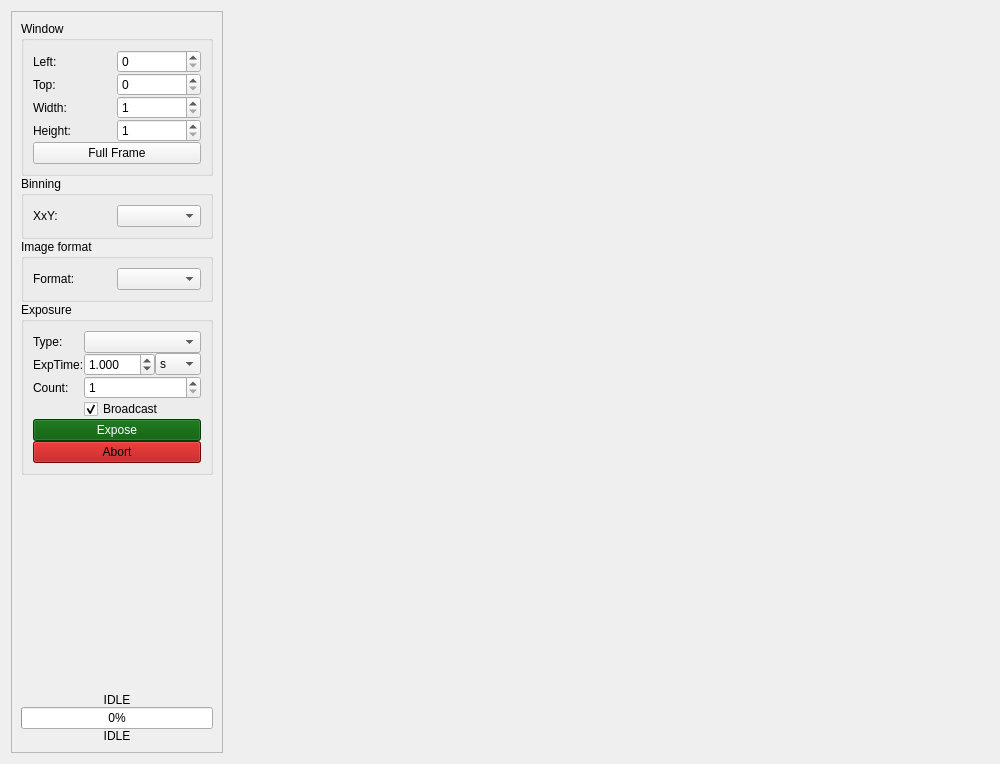
<?xml version="1.0" encoding="UTF-8"?>
<ui version="4.0">
 <class>WidgetCamera</class>
 <widget class="QWidget" name="WidgetCamera">
  <property name="geometry">
   <rect>
    <x>0</x>
    <y>0</y>
    <width>1000</width>
    <height>764</height>
   </rect>
  </property>
  <property name="windowTitle">
   <string>Form</string>
  </property>
  <layout class="QHBoxLayout" name="horizontalLayout_2" stretch="0,1,0">
   <item>
    <widget class="QScrollArea" name="scrollArea">
     <property name="sizePolicy">
      <sizepolicy hsizetype="MinimumExpanding" vsizetype="Expanding">
       <horstretch>0</horstretch>
       <verstretch>0</verstretch>
      </sizepolicy>
     </property>
     <property name="horizontalScrollBarPolicy">
      <enum>Qt::ScrollBarAlwaysOff</enum>
     </property>
     <property name="widgetResizable">
      <bool>true</bool>
     </property>
     <widget class="QWidget" name="scrollAreaWidgetContents">
      <property name="geometry">
       <rect>
        <x>0</x>
        <y>0</y>
        <width>232</width>
        <height>748</height>
       </rect>
      </property>
      <property name="sizePolicy">
       <sizepolicy hsizetype="Preferred" vsizetype="Preferred">
        <horstretch>0</horstretch>
        <verstretch>0</verstretch>
       </sizepolicy>
      </property>
      <layout class="QVBoxLayout" name="verticalLayout">
       <property name="spacing">
        <number>0</number>
       </property>
       <item>
        <widget class="QGroupBox" name="groupWindowing">
         <property name="title">
          <string>Window</string>
         </property>
         <layout class="QGridLayout" name="gridLayout_2">
          <property name="spacing">
           <number>0</number>
          </property>
          <item row="2" column="1">
           <widget class="QSpinBox" name="spinWindowWidth">
            <property name="minimum">
             <number>1</number>
            </property>
            <property name="maximum">
             <number>9999</number>
            </property>
           </widget>
          </item>
          <item row="1" column="0">
           <widget class="QLabel" name="label_2">
            <property name="text">
             <string>Top:</string>
            </property>
           </widget>
          </item>
          <item row="2" column="0">
           <widget class="QLabel" name="label_3">
            <property name="text">
             <string>Width:</string>
            </property>
           </widget>
          </item>
          <item row="0" column="0">
           <widget class="QLabel" name="label">
            <property name="text">
             <string>Left:</string>
            </property>
           </widget>
          </item>
          <item row="3" column="1">
           <widget class="QSpinBox" name="spinWindowHeight">
            <property name="minimum">
             <number>1</number>
            </property>
            <property name="maximum">
             <number>9999</number>
            </property>
           </widget>
          </item>
          <item row="3" column="0">
           <widget class="QLabel" name="label_4">
            <property name="text">
             <string>Height:</string>
            </property>
           </widget>
          </item>
          <item row="0" column="1">
           <widget class="QSpinBox" name="spinWindowLeft">
            <property name="maximum">
             <number>9999</number>
            </property>
           </widget>
          </item>
          <item row="1" column="1">
           <widget class="QSpinBox" name="spinWindowTop">
            <property name="maximum">
             <number>9999</number>
            </property>
           </widget>
          </item>
          <item row="4" column="0" colspan="2">
           <widget class="QPushButton" name="butFullFrame">
            <property name="text">
             <string>Full Frame</string>
            </property>
           </widget>
          </item>
         </layout>
        </widget>
       </item>
       <item>
        <widget class="QGroupBox" name="groupBinning">
         <property name="title">
          <string>Binning</string>
         </property>
         <layout class="QGridLayout" name="gridLayout_3">
          <property name="spacing">
           <number>0</number>
          </property>
          <item row="0" column="0">
           <widget class="QLabel" name="label_5">
            <property name="text">
             <string>XxY:</string>
            </property>
           </widget>
          </item>
          <item row="0" column="1">
           <widget class="QComboBox" name="comboBinning"/>
          </item>
         </layout>
        </widget>
       </item>
       <item>
        <widget class="QGroupBox" name="groupImageFormat">
         <property name="title">
          <string>Image format</string>
         </property>
         <layout class="QGridLayout" name="gridLayout_6">
          <property name="spacing">
           <number>0</number>
          </property>
          <item row="0" column="0">
           <widget class="QLabel" name="label_10">
            <property name="text">
             <string>Format:</string>
            </property>
           </widget>
          </item>
          <item row="0" column="1">
           <widget class="QComboBox" name="comboImageFormat"/>
          </item>
         </layout>
        </widget>
       </item>
       <item>
        <widget class="QGroupBox" name="groupExposure">
         <property name="title">
          <string>Exposure</string>
         </property>
         <layout class="QGridLayout" name="gridLayout_4">
          <property name="spacing">
           <number>0</number>
          </property>
          <item row="4" column="0" colspan="2">
           <widget class="QPushButton" name="butExpose">
            <property name="palette">
             <palette>
              <active>
               <colorrole role="WindowText">
                <brush brushstyle="SolidPattern">
                 <color alpha="255">
                  <red>255</red>
                  <green>255</green>
                  <blue>255</blue>
                 </color>
                </brush>
               </colorrole>
               <colorrole role="Button">
                <brush brushstyle="SolidPattern">
                 <color alpha="255">
                  <red>0</red>
                  <green>85</green>
                  <blue>0</blue>
                 </color>
                </brush>
               </colorrole>
               <colorrole role="Light">
                <brush brushstyle="SolidPattern">
                 <color alpha="255">
                  <red>0</red>
                  <green>127</green>
                  <blue>0</blue>
                 </color>
                </brush>
               </colorrole>
               <colorrole role="Midlight">
                <brush brushstyle="SolidPattern">
                 <color alpha="255">
                  <red>0</red>
                  <green>106</green>
                  <blue>0</blue>
                 </color>
                </brush>
               </colorrole>
               <colorrole role="Dark">
                <brush brushstyle="SolidPattern">
                 <color alpha="255">
                  <red>0</red>
                  <green>42</green>
                  <blue>0</blue>
                 </color>
                </brush>
               </colorrole>
               <colorrole role="Mid">
                <brush brushstyle="SolidPattern">
                 <color alpha="255">
                  <red>0</red>
                  <green>56</green>
                  <blue>0</blue>
                 </color>
                </brush>
               </colorrole>
               <colorrole role="Text">
                <brush brushstyle="SolidPattern">
                 <color alpha="255">
                  <red>255</red>
                  <green>255</green>
                  <blue>255</blue>
                 </color>
                </brush>
               </colorrole>
               <colorrole role="BrightText">
                <brush brushstyle="SolidPattern">
                 <color alpha="255">
                  <red>255</red>
                  <green>255</green>
                  <blue>255</blue>
                 </color>
                </brush>
               </colorrole>
               <colorrole role="ButtonText">
                <brush brushstyle="SolidPattern">
                 <color alpha="255">
                  <red>255</red>
                  <green>255</green>
                  <blue>255</blue>
                 </color>
                </brush>
               </colorrole>
               <colorrole role="Base">
                <brush brushstyle="SolidPattern">
                 <color alpha="255">
                  <red>0</red>
                  <green>0</green>
                  <blue>0</blue>
                 </color>
                </brush>
               </colorrole>
               <colorrole role="Window">
                <brush brushstyle="SolidPattern">
                 <color alpha="255">
                  <red>0</red>
                  <green>85</green>
                  <blue>0</blue>
                 </color>
                </brush>
               </colorrole>
               <colorrole role="Shadow">
                <brush brushstyle="SolidPattern">
                 <color alpha="255">
                  <red>0</red>
                  <green>0</green>
                  <blue>0</blue>
                 </color>
                </brush>
               </colorrole>
               <colorrole role="AlternateBase">
                <brush brushstyle="SolidPattern">
                 <color alpha="255">
                  <red>0</red>
                  <green>42</green>
                  <blue>0</blue>
                 </color>
                </brush>
               </colorrole>
               <colorrole role="ToolTipBase">
                <brush brushstyle="SolidPattern">
                 <color alpha="255">
                  <red>255</red>
                  <green>255</green>
                  <blue>220</blue>
                 </color>
                </brush>
               </colorrole>
               <colorrole role="ToolTipText">
                <brush brushstyle="SolidPattern">
                 <color alpha="255">
                  <red>0</red>
                  <green>0</green>
                  <blue>0</blue>
                 </color>
                </brush>
               </colorrole>
               <colorrole role="PlaceholderText">
                <brush brushstyle="NoBrush">
                 <color alpha="128">
                  <red>255</red>
                  <green>255</green>
                  <blue>255</blue>
                 </color>
                </brush>
               </colorrole>
              </active>
              <inactive>
               <colorrole role="WindowText">
                <brush brushstyle="SolidPattern">
                 <color alpha="255">
                  <red>255</red>
                  <green>255</green>
                  <blue>255</blue>
                 </color>
                </brush>
               </colorrole>
               <colorrole role="Button">
                <brush brushstyle="SolidPattern">
                 <color alpha="255">
                  <red>0</red>
                  <green>85</green>
                  <blue>0</blue>
                 </color>
                </brush>
               </colorrole>
               <colorrole role="Light">
                <brush brushstyle="SolidPattern">
                 <color alpha="255">
                  <red>0</red>
                  <green>127</green>
                  <blue>0</blue>
                 </color>
                </brush>
               </colorrole>
               <colorrole role="Midlight">
                <brush brushstyle="SolidPattern">
                 <color alpha="255">
                  <red>0</red>
                  <green>106</green>
                  <blue>0</blue>
                 </color>
                </brush>
               </colorrole>
               <colorrole role="Dark">
                <brush brushstyle="SolidPattern">
                 <color alpha="255">
                  <red>0</red>
                  <green>42</green>
                  <blue>0</blue>
                 </color>
                </brush>
               </colorrole>
               <colorrole role="Mid">
                <brush brushstyle="SolidPattern">
                 <color alpha="255">
                  <red>0</red>
                  <green>56</green>
                  <blue>0</blue>
                 </color>
                </brush>
               </colorrole>
               <colorrole role="Text">
                <brush brushstyle="SolidPattern">
                 <color alpha="255">
                  <red>255</red>
                  <green>255</green>
                  <blue>255</blue>
                 </color>
                </brush>
               </colorrole>
               <colorrole role="BrightText">
                <brush brushstyle="SolidPattern">
                 <color alpha="255">
                  <red>255</red>
                  <green>255</green>
                  <blue>255</blue>
                 </color>
                </brush>
               </colorrole>
               <colorrole role="ButtonText">
                <brush brushstyle="SolidPattern">
                 <color alpha="255">
                  <red>255</red>
                  <green>255</green>
                  <blue>255</blue>
                 </color>
                </brush>
               </colorrole>
               <colorrole role="Base">
                <brush brushstyle="SolidPattern">
                 <color alpha="255">
                  <red>0</red>
                  <green>0</green>
                  <blue>0</blue>
                 </color>
                </brush>
               </colorrole>
               <colorrole role="Window">
                <brush brushstyle="SolidPattern">
                 <color alpha="255">
                  <red>0</red>
                  <green>85</green>
                  <blue>0</blue>
                 </color>
                </brush>
               </colorrole>
               <colorrole role="Shadow">
                <brush brushstyle="SolidPattern">
                 <color alpha="255">
                  <red>0</red>
                  <green>0</green>
                  <blue>0</blue>
                 </color>
                </brush>
               </colorrole>
               <colorrole role="AlternateBase">
                <brush brushstyle="SolidPattern">
                 <color alpha="255">
                  <red>0</red>
                  <green>42</green>
                  <blue>0</blue>
                 </color>
                </brush>
               </colorrole>
               <colorrole role="ToolTipBase">
                <brush brushstyle="SolidPattern">
                 <color alpha="255">
                  <red>255</red>
                  <green>255</green>
                  <blue>220</blue>
                 </color>
                </brush>
               </colorrole>
               <colorrole role="ToolTipText">
                <brush brushstyle="SolidPattern">
                 <color alpha="255">
                  <red>0</red>
                  <green>0</green>
                  <blue>0</blue>
                 </color>
                </brush>
               </colorrole>
               <colorrole role="PlaceholderText">
                <brush brushstyle="NoBrush">
                 <color alpha="128">
                  <red>255</red>
                  <green>255</green>
                  <blue>255</blue>
                 </color>
                </brush>
               </colorrole>
              </inactive>
              <disabled>
               <colorrole role="WindowText">
                <brush brushstyle="SolidPattern">
                 <color alpha="255">
                  <red>0</red>
                  <green>42</green>
                  <blue>0</blue>
                 </color>
                </brush>
               </colorrole>
               <colorrole role="Button">
                <brush brushstyle="SolidPattern">
                 <color alpha="255">
                  <red>0</red>
                  <green>85</green>
                  <blue>0</blue>
                 </color>
                </brush>
               </colorrole>
               <colorrole role="Light">
                <brush brushstyle="SolidPattern">
                 <color alpha="255">
                  <red>0</red>
                  <green>127</green>
                  <blue>0</blue>
                 </color>
                </brush>
               </colorrole>
               <colorrole role="Midlight">
                <brush brushstyle="SolidPattern">
                 <color alpha="255">
                  <red>0</red>
                  <green>106</green>
                  <blue>0</blue>
                 </color>
                </brush>
               </colorrole>
               <colorrole role="Dark">
                <brush brushstyle="SolidPattern">
                 <color alpha="255">
                  <red>0</red>
                  <green>42</green>
                  <blue>0</blue>
                 </color>
                </brush>
               </colorrole>
               <colorrole role="Mid">
                <brush brushstyle="SolidPattern">
                 <color alpha="255">
                  <red>0</red>
                  <green>56</green>
                  <blue>0</blue>
                 </color>
                </brush>
               </colorrole>
               <colorrole role="Text">
                <brush brushstyle="SolidPattern">
                 <color alpha="255">
                  <red>0</red>
                  <green>42</green>
                  <blue>0</blue>
                 </color>
                </brush>
               </colorrole>
               <colorrole role="BrightText">
                <brush brushstyle="SolidPattern">
                 <color alpha="255">
                  <red>255</red>
                  <green>255</green>
                  <blue>255</blue>
                 </color>
                </brush>
               </colorrole>
               <colorrole role="ButtonText">
                <brush brushstyle="SolidPattern">
                 <color alpha="255">
                  <red>0</red>
                  <green>42</green>
                  <blue>0</blue>
                 </color>
                </brush>
               </colorrole>
               <colorrole role="Base">
                <brush brushstyle="SolidPattern">
                 <color alpha="255">
                  <red>0</red>
                  <green>85</green>
                  <blue>0</blue>
                 </color>
                </brush>
               </colorrole>
               <colorrole role="Window">
                <brush brushstyle="SolidPattern">
                 <color alpha="255">
                  <red>0</red>
                  <green>85</green>
                  <blue>0</blue>
                 </color>
                </brush>
               </colorrole>
               <colorrole role="Shadow">
                <brush brushstyle="SolidPattern">
                 <color alpha="255">
                  <red>0</red>
                  <green>0</green>
                  <blue>0</blue>
                 </color>
                </brush>
               </colorrole>
               <colorrole role="AlternateBase">
                <brush brushstyle="SolidPattern">
                 <color alpha="255">
                  <red>0</red>
                  <green>85</green>
                  <blue>0</blue>
                 </color>
                </brush>
               </colorrole>
               <colorrole role="ToolTipBase">
                <brush brushstyle="SolidPattern">
                 <color alpha="255">
                  <red>255</red>
                  <green>255</green>
                  <blue>220</blue>
                 </color>
                </brush>
               </colorrole>
               <colorrole role="ToolTipText">
                <brush brushstyle="SolidPattern">
                 <color alpha="255">
                  <red>0</red>
                  <green>0</green>
                  <blue>0</blue>
                 </color>
                </brush>
               </colorrole>
               <colorrole role="PlaceholderText">
                <brush brushstyle="NoBrush">
                 <color alpha="128">
                  <red>255</red>
                  <green>255</green>
                  <blue>255</blue>
                 </color>
                </brush>
               </colorrole>
              </disabled>
             </palette>
            </property>
            <property name="text">
             <string>Expose</string>
            </property>
           </widget>
          </item>
          <item row="2" column="1">
           <widget class="QSpinBox" name="spinCount">
            <property name="minimum">
             <number>1</number>
            </property>
            <property name="maximum">
             <number>9999</number>
            </property>
           </widget>
          </item>
          <item row="0" column="1">
           <widget class="QComboBox" name="comboImageType"/>
          </item>
          <item row="0" column="0">
           <widget class="QLabel" name="labelImageType">
            <property name="text">
             <string>Type:</string>
            </property>
           </widget>
          </item>
          <item row="1" column="0">
           <widget class="QLabel" name="labelExpTime">
            <property name="text">
             <string>ExpTime:</string>
            </property>
           </widget>
          </item>
          <item row="5" column="0" colspan="2">
           <widget class="QPushButton" name="butAbort">
            <property name="palette">
             <palette>
              <active>
               <colorrole role="WindowText">
                <brush brushstyle="SolidPattern">
                 <color alpha="255">
                  <red>0</red>
                  <green>0</green>
                  <blue>0</blue>
                 </color>
                </brush>
               </colorrole>
               <colorrole role="Button">
                <brush brushstyle="SolidPattern">
                 <color alpha="255">
                  <red>170</red>
                  <green>0</green>
                  <blue>0</blue>
                 </color>
                </brush>
               </colorrole>
               <colorrole role="Light">
                <brush brushstyle="SolidPattern">
                 <color alpha="255">
                  <red>255</red>
                  <green>0</green>
                  <blue>0</blue>
                 </color>
                </brush>
               </colorrole>
               <colorrole role="Midlight">
                <brush brushstyle="SolidPattern">
                 <color alpha="255">
                  <red>212</red>
                  <green>0</green>
                  <blue>0</blue>
                 </color>
                </brush>
               </colorrole>
               <colorrole role="Dark">
                <brush brushstyle="SolidPattern">
                 <color alpha="255">
                  <red>85</red>
                  <green>0</green>
                  <blue>0</blue>
                 </color>
                </brush>
               </colorrole>
               <colorrole role="Mid">
                <brush brushstyle="SolidPattern">
                 <color alpha="255">
                  <red>113</red>
                  <green>0</green>
                  <blue>0</blue>
                 </color>
                </brush>
               </colorrole>
               <colorrole role="Text">
                <brush brushstyle="SolidPattern">
                 <color alpha="255">
                  <red>0</red>
                  <green>0</green>
                  <blue>0</blue>
                 </color>
                </brush>
               </colorrole>
               <colorrole role="BrightText">
                <brush brushstyle="SolidPattern">
                 <color alpha="255">
                  <red>255</red>
                  <green>255</green>
                  <blue>255</blue>
                 </color>
                </brush>
               </colorrole>
               <colorrole role="ButtonText">
                <brush brushstyle="SolidPattern">
                 <color alpha="255">
                  <red>0</red>
                  <green>0</green>
                  <blue>0</blue>
                 </color>
                </brush>
               </colorrole>
               <colorrole role="Base">
                <brush brushstyle="SolidPattern">
                 <color alpha="255">
                  <red>255</red>
                  <green>255</green>
                  <blue>255</blue>
                 </color>
                </brush>
               </colorrole>
               <colorrole role="Window">
                <brush brushstyle="SolidPattern">
                 <color alpha="255">
                  <red>170</red>
                  <green>0</green>
                  <blue>0</blue>
                 </color>
                </brush>
               </colorrole>
               <colorrole role="Shadow">
                <brush brushstyle="SolidPattern">
                 <color alpha="255">
                  <red>0</red>
                  <green>0</green>
                  <blue>0</blue>
                 </color>
                </brush>
               </colorrole>
               <colorrole role="AlternateBase">
                <brush brushstyle="SolidPattern">
                 <color alpha="255">
                  <red>212</red>
                  <green>127</green>
                  <blue>127</blue>
                 </color>
                </brush>
               </colorrole>
               <colorrole role="ToolTipBase">
                <brush brushstyle="SolidPattern">
                 <color alpha="255">
                  <red>255</red>
                  <green>255</green>
                  <blue>220</blue>
                 </color>
                </brush>
               </colorrole>
               <colorrole role="ToolTipText">
                <brush brushstyle="SolidPattern">
                 <color alpha="255">
                  <red>0</red>
                  <green>0</green>
                  <blue>0</blue>
                 </color>
                </brush>
               </colorrole>
               <colorrole role="PlaceholderText">
                <brush brushstyle="NoBrush">
                 <color alpha="128">
                  <red>0</red>
                  <green>0</green>
                  <blue>0</blue>
                 </color>
                </brush>
               </colorrole>
              </active>
              <inactive>
               <colorrole role="WindowText">
                <brush brushstyle="SolidPattern">
                 <color alpha="255">
                  <red>0</red>
                  <green>0</green>
                  <blue>0</blue>
                 </color>
                </brush>
               </colorrole>
               <colorrole role="Button">
                <brush brushstyle="SolidPattern">
                 <color alpha="255">
                  <red>170</red>
                  <green>0</green>
                  <blue>0</blue>
                 </color>
                </brush>
               </colorrole>
               <colorrole role="Light">
                <brush brushstyle="SolidPattern">
                 <color alpha="255">
                  <red>255</red>
                  <green>0</green>
                  <blue>0</blue>
                 </color>
                </brush>
               </colorrole>
               <colorrole role="Midlight">
                <brush brushstyle="SolidPattern">
                 <color alpha="255">
                  <red>212</red>
                  <green>0</green>
                  <blue>0</blue>
                 </color>
                </brush>
               </colorrole>
               <colorrole role="Dark">
                <brush brushstyle="SolidPattern">
                 <color alpha="255">
                  <red>85</red>
                  <green>0</green>
                  <blue>0</blue>
                 </color>
                </brush>
               </colorrole>
               <colorrole role="Mid">
                <brush brushstyle="SolidPattern">
                 <color alpha="255">
                  <red>113</red>
                  <green>0</green>
                  <blue>0</blue>
                 </color>
                </brush>
               </colorrole>
               <colorrole role="Text">
                <brush brushstyle="SolidPattern">
                 <color alpha="255">
                  <red>0</red>
                  <green>0</green>
                  <blue>0</blue>
                 </color>
                </brush>
               </colorrole>
               <colorrole role="BrightText">
                <brush brushstyle="SolidPattern">
                 <color alpha="255">
                  <red>255</red>
                  <green>255</green>
                  <blue>255</blue>
                 </color>
                </brush>
               </colorrole>
               <colorrole role="ButtonText">
                <brush brushstyle="SolidPattern">
                 <color alpha="255">
                  <red>0</red>
                  <green>0</green>
                  <blue>0</blue>
                 </color>
                </brush>
               </colorrole>
               <colorrole role="Base">
                <brush brushstyle="SolidPattern">
                 <color alpha="255">
                  <red>255</red>
                  <green>255</green>
                  <blue>255</blue>
                 </color>
                </brush>
               </colorrole>
               <colorrole role="Window">
                <brush brushstyle="SolidPattern">
                 <color alpha="255">
                  <red>170</red>
                  <green>0</green>
                  <blue>0</blue>
                 </color>
                </brush>
               </colorrole>
               <colorrole role="Shadow">
                <brush brushstyle="SolidPattern">
                 <color alpha="255">
                  <red>0</red>
                  <green>0</green>
                  <blue>0</blue>
                 </color>
                </brush>
               </colorrole>
               <colorrole role="AlternateBase">
                <brush brushstyle="SolidPattern">
                 <color alpha="255">
                  <red>212</red>
                  <green>127</green>
                  <blue>127</blue>
                 </color>
                </brush>
               </colorrole>
               <colorrole role="ToolTipBase">
                <brush brushstyle="SolidPattern">
                 <color alpha="255">
                  <red>255</red>
                  <green>255</green>
                  <blue>220</blue>
                 </color>
                </brush>
               </colorrole>
               <colorrole role="ToolTipText">
                <brush brushstyle="SolidPattern">
                 <color alpha="255">
                  <red>0</red>
                  <green>0</green>
                  <blue>0</blue>
                 </color>
                </brush>
               </colorrole>
               <colorrole role="PlaceholderText">
                <brush brushstyle="NoBrush">
                 <color alpha="128">
                  <red>0</red>
                  <green>0</green>
                  <blue>0</blue>
                 </color>
                </brush>
               </colorrole>
              </inactive>
              <disabled>
               <colorrole role="WindowText">
                <brush brushstyle="SolidPattern">
                 <color alpha="255">
                  <red>85</red>
                  <green>0</green>
                  <blue>0</blue>
                 </color>
                </brush>
               </colorrole>
               <colorrole role="Button">
                <brush brushstyle="SolidPattern">
                 <color alpha="255">
                  <red>170</red>
                  <green>0</green>
                  <blue>0</blue>
                 </color>
                </brush>
               </colorrole>
               <colorrole role="Light">
                <brush brushstyle="SolidPattern">
                 <color alpha="255">
                  <red>255</red>
                  <green>0</green>
                  <blue>0</blue>
                 </color>
                </brush>
               </colorrole>
               <colorrole role="Midlight">
                <brush brushstyle="SolidPattern">
                 <color alpha="255">
                  <red>212</red>
                  <green>0</green>
                  <blue>0</blue>
                 </color>
                </brush>
               </colorrole>
               <colorrole role="Dark">
                <brush brushstyle="SolidPattern">
                 <color alpha="255">
                  <red>85</red>
                  <green>0</green>
                  <blue>0</blue>
                 </color>
                </brush>
               </colorrole>
               <colorrole role="Mid">
                <brush brushstyle="SolidPattern">
                 <color alpha="255">
                  <red>113</red>
                  <green>0</green>
                  <blue>0</blue>
                 </color>
                </brush>
               </colorrole>
               <colorrole role="Text">
                <brush brushstyle="SolidPattern">
                 <color alpha="255">
                  <red>85</red>
                  <green>0</green>
                  <blue>0</blue>
                 </color>
                </brush>
               </colorrole>
               <colorrole role="BrightText">
                <brush brushstyle="SolidPattern">
                 <color alpha="255">
                  <red>255</red>
                  <green>255</green>
                  <blue>255</blue>
                 </color>
                </brush>
               </colorrole>
               <colorrole role="ButtonText">
                <brush brushstyle="SolidPattern">
                 <color alpha="255">
                  <red>85</red>
                  <green>0</green>
                  <blue>0</blue>
                 </color>
                </brush>
               </colorrole>
               <colorrole role="Base">
                <brush brushstyle="SolidPattern">
                 <color alpha="255">
                  <red>170</red>
                  <green>0</green>
                  <blue>0</blue>
                 </color>
                </brush>
               </colorrole>
               <colorrole role="Window">
                <brush brushstyle="SolidPattern">
                 <color alpha="255">
                  <red>170</red>
                  <green>0</green>
                  <blue>0</blue>
                 </color>
                </brush>
               </colorrole>
               <colorrole role="Shadow">
                <brush brushstyle="SolidPattern">
                 <color alpha="255">
                  <red>0</red>
                  <green>0</green>
                  <blue>0</blue>
                 </color>
                </brush>
               </colorrole>
               <colorrole role="AlternateBase">
                <brush brushstyle="SolidPattern">
                 <color alpha="255">
                  <red>170</red>
                  <green>0</green>
                  <blue>0</blue>
                 </color>
                </brush>
               </colorrole>
               <colorrole role="ToolTipBase">
                <brush brushstyle="SolidPattern">
                 <color alpha="255">
                  <red>255</red>
                  <green>255</green>
                  <blue>220</blue>
                 </color>
                </brush>
               </colorrole>
               <colorrole role="ToolTipText">
                <brush brushstyle="SolidPattern">
                 <color alpha="255">
                  <red>0</red>
                  <green>0</green>
                  <blue>0</blue>
                 </color>
                </brush>
               </colorrole>
               <colorrole role="PlaceholderText">
                <brush brushstyle="NoBrush">
                 <color alpha="128">
                  <red>0</red>
                  <green>0</green>
                  <blue>0</blue>
                 </color>
                </brush>
               </colorrole>
              </disabled>
             </palette>
            </property>
            <property name="text">
             <string>Abort</string>
            </property>
           </widget>
          </item>
          <item row="2" column="0">
           <widget class="QLabel" name="label_8">
            <property name="text">
             <string>Count:</string>
            </property>
           </widget>
          </item>
          <item row="3" column="1">
           <widget class="QCheckBox" name="checkBroadcast">
            <property name="text">
             <string>Broadcast</string>
            </property>
            <property name="checked">
             <bool>true</bool>
            </property>
           </widget>
          </item>
          <item row="1" column="1">
           <layout class="QHBoxLayout" name="horizontalLayout_3" stretch="1,0">
            <item>
             <widget class="QDoubleSpinBox" name="spinExpTime">
              <property name="suffix">
               <string/>
              </property>
              <property name="decimals">
               <number>3</number>
              </property>
              <property name="maximum">
               <double>999.000000000000000</double>
              </property>
              <property name="value">
               <double>1.000000000000000</double>
              </property>
             </widget>
            </item>
            <item>
             <widget class="QComboBox" name="comboExpTimeUnit">
              <property name="minimumContentsLength">
               <number>2</number>
              </property>
              <item>
               <property name="text">
                <string>s</string>
               </property>
              </item>
              <item>
               <property name="text">
                <string>ms</string>
               </property>
              </item>
              <item>
               <property name="text">
                <string>µs</string>
               </property>
              </item>
             </widget>
            </item>
           </layout>
          </item>
         </layout>
        </widget>
       </item>
       <item>
        <spacer name="verticalSpacer">
         <property name="orientation">
          <enum>Qt::Vertical</enum>
         </property>
         <property name="sizeHint" stdset="0">
          <size>
           <width>20</width>
           <height>26</height>
          </size>
         </property>
        </spacer>
       </item>
       <item>
        <widget class="QLabel" name="labelStatus">
         <property name="text">
          <string>IDLE</string>
         </property>
         <property name="alignment">
          <set>Qt::AlignCenter</set>
         </property>
        </widget>
       </item>
       <item>
        <widget class="QProgressBar" name="progressExposure">
         <property name="value">
          <number>0</number>
         </property>
         <property name="textVisible">
          <bool>true</bool>
         </property>
         <property name="invertedAppearance">
          <bool>false</bool>
         </property>
        </widget>
       </item>
       <item>
        <widget class="QLabel" name="labelExposuresLeft">
         <property name="text">
          <string>IDLE</string>
         </property>
         <property name="alignment">
          <set>Qt::AlignCenter</set>
         </property>
        </widget>
       </item>
      </layout>
     </widget>
    </widget>
   </item>
   <item>
    <widget class="QWidget" name="widget" native="true"/>
   </item>
   <item>
    <widget class="QWidget" name="widgetSidebar" native="true"/>
   </item>
  </layout>
 </widget>
 <tabstops>
  <tabstop>scrollArea</tabstop>
  <tabstop>spinWindowLeft</tabstop>
  <tabstop>spinWindowTop</tabstop>
  <tabstop>spinWindowWidth</tabstop>
  <tabstop>spinWindowHeight</tabstop>
  <tabstop>butFullFrame</tabstop>
  <tabstop>comboBinning</tabstop>
  <tabstop>comboImageFormat</tabstop>
  <tabstop>comboImageType</tabstop>
  <tabstop>spinCount</tabstop>
  <tabstop>checkBroadcast</tabstop>
  <tabstop>butExpose</tabstop>
  <tabstop>butAbort</tabstop>
 </tabstops>
 <resources>
  <include location="resources.qrc"/>
 </resources>
 <connections/>
</ui>
